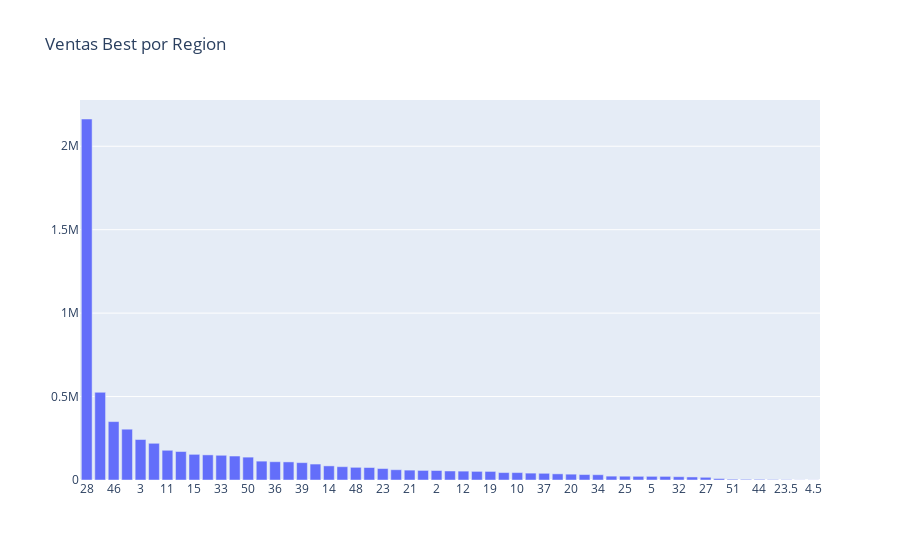

The cell this chart's notebook holds for it:
### Code cell
plot_data = [
    go.Bar(
        x=df_best_monetary_value['region_code'],
        y=df_best_monetary_value['monetary_value']
    )
]

plot_layout = go.Layout(
        xaxis={"type": "category"},
        title='Ventas Best por Region'
    )
plt.figure(figsize=(16,16))
fig = go.Figure(data=plot_data, layout=plot_layout)
fig.write_html('fig601ven10000.html')
pyoff.iplot(fig)

### Figure 1 — Plotly figure (JSON) as saved in the notebook; plotly's stock layout.template omitted (floating-point values rounded to 4 significant figures)
{"data": [{"type": "bar", "x": [28, 8, 46, 41, 3, 29, 11, 30, 15, 35, 33, 18, 50, 45, 36, 7, 39, 47, 14, 38, 48, 6, 23, 9, 21, 24, 2, 4, 12, 43, 19, 13, 10, 17, 37, 26, 20, 31, 34, 40, 25, 49, 5, 1, 32, 22, 27, 16, 51, 42, 44, 52, 23.5, 8.5, 4.5], "y": [2163200, 525510, 350030, 304450, 242540, 219980, 178060, 170640, 153780, 150470, 148120, 143640, 137030, 113000, 109610, 108440, 104030, 95570, 84540, 79760, 75980, 74820, 68640, 61600, 59200, 57430, 56900, 53970, 53130, 51660, 51420, 44510, 44480, 41230, 40140, 36930, 34920, 32680, 31690, 23210, 22720, 22050, 21920, 21670, 19800, 18230, 16220, 8650, 4630, 4010, 3990, 2790, 1910, 760, 670]}], "layout": {"title": {"text": "Ventas Best por Region"}, "xaxis": {"type": "category"}}}
